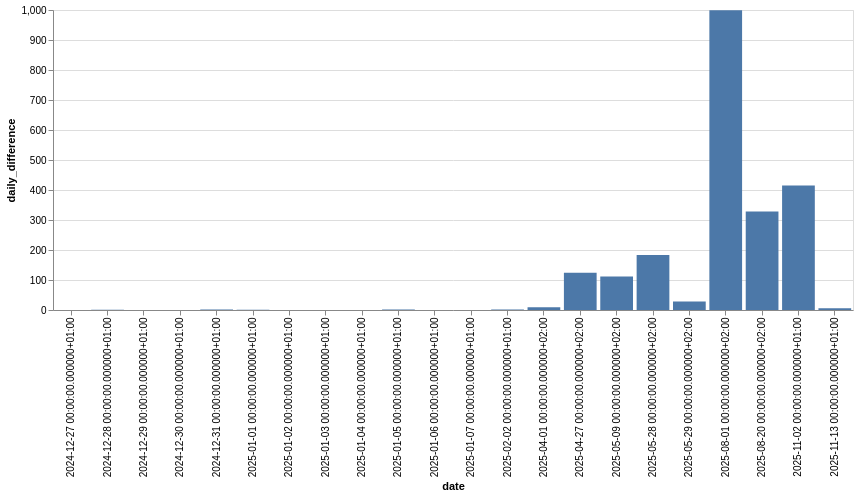

Notebook code for this chart:
### Code cell
segment("Do sedla Klínovce po silnici")

### Figure 1 — Vega-Lite specification as saved in the notebook (floating-point values rounded to 4 significant figures)
{"config": {"view": {"continuousWidth": 300, "continuousHeight": 300}}, "data": {"name": "data-6d403294028f812e193c605b38160dc0"}, "mark": {"type": "bar"}, "encoding": {"x": {"field": "date", "type": "ordinal"}, "y": {"field": "daily_difference", "type": "quantitative"}}, "width": 800, "$schema": "https://vega.github.io/schema/vega-lite/v5.8.0.json", "datasets": {"data-6d403294028f812e193c605b38160dc0": [{"date": "2024-12-27 00:00:00.000000+01:00", "effort_count": 15821, "daily_difference": 0}, {"date": "2024-12-28 00:00:00.000000+01:00", "effort_count": 15822, "daily_difference": 1}, {"date": "2024-12-29 00:00:00.000000+01:00", "effort_count": 15822, "daily_difference": 0}, {"date": "2024-12-30 00:00:00.000000+01:00", "effort_count": 15822, "daily_difference": 0}, {"date": "2024-12-31 00:00:00.000000+01:00", "effort_count": 15824, "daily_difference": 2}, {"date": "2025-01-01 00:00:00.000000+01:00", "effort_count": 15825, "daily_difference": 1}, {"date": "2025-01-02 00:00:00.000000+01:00", "effort_count": 15825, "daily_difference": 0}, {"date": "2025-01-03 00:00:00.000000+01:00", "effort_count": 15825, "daily_difference": 0}, {"date": "2025-01-04 00:00:00.000000+01:00", "effort_count": 15825, "daily_difference": 0}, {"date": "2025-01-05 00:00:00.000000+01:00", "effort_count": 15827, "daily_difference": 2}, {"date": "2025-01-06 00:00:00.000000+01:00", "effort_count": 15827, "daily_difference": 0}, {"date": "2025-01-07 00:00:00.000000+01:00", "effort_count": 15827, "daily_difference": 0}, {"date": "2025-02-02 00:00:00.000000+01:00", "effort_count": 15829, "daily_difference": 2}, {"date": "2025-04-01 00:00:00.000000+02:00", "effort_count": 15832, "daily_difference": 9}, {"date": "2025-04-27 00:00:00.000000+02:00", "effort_count": 15956, "daily_difference": 124}, {"date": "2025-05-09 00:00:00.000000+02:00", "effort_count": 16068, "daily_difference": 112}, {"date": "2025-05-28 00:00:00.000000+02:00", "effort_count": 16251, "daily_difference": 183}, {"date": "2025-05-29 00:00:00.000000+02:00", "effort_count": 16279, "daily_difference": 28}, {"date": "2025-08-01 00:00:00.000000+02:00", "effort_count": 17278, "daily_difference": 999}, {"date": "2025-08-20 00:00:00.000000+02:00", "effort_count": 17606, "daily_difference": 328}, {"date": "2025-11-02 00:00:00.000000+01:00", "effort_count": 18021, "daily_difference": 415}, {"date": "2025-11-13 00:00:00.000000+01:00", "effort_count": 18027, "daily_difference": 6}]}}
